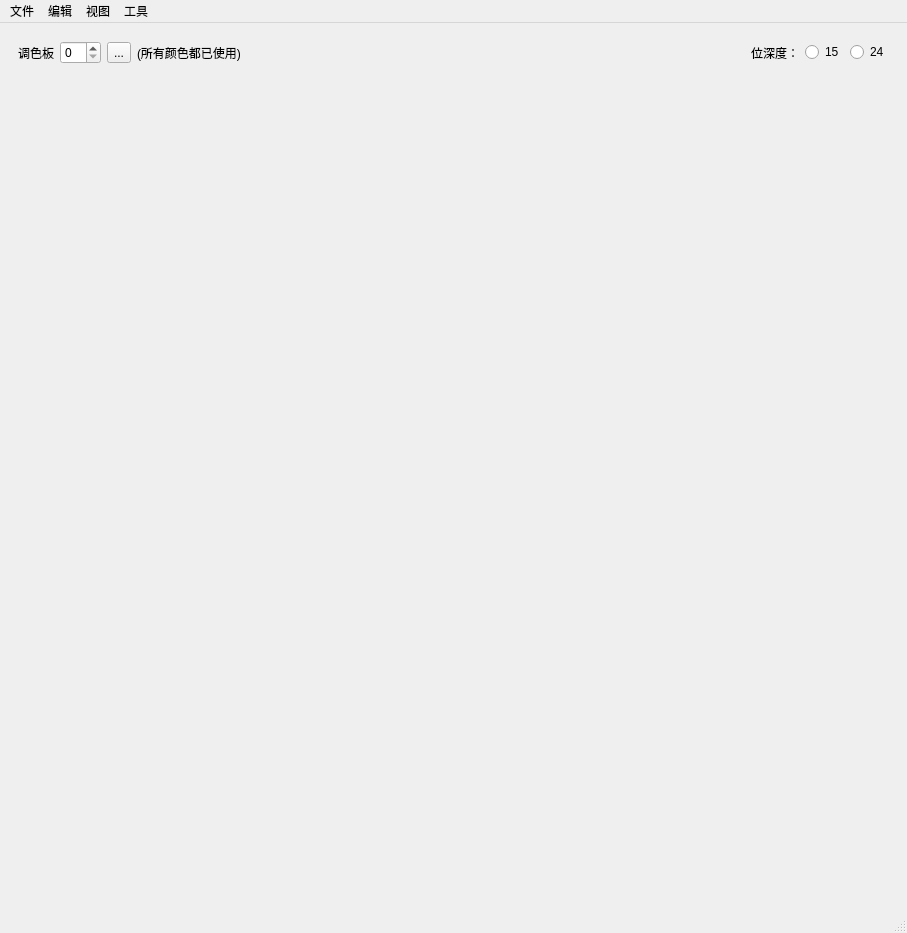
<?xml version="1.0" encoding="UTF-8"?>
<ui version="4.0">
 <class>PaletteEditor</class>
 <widget class="QMainWindow" name="PaletteEditor">
  <property name="geometry">
   <rect>
    <x>0</x>
    <y>0</y>
    <width>907</width>
    <height>933</height>
   </rect>
  </property>
  <property name="windowTitle">
   <string>调色板编辑器</string>
  </property>
  <widget class="QWidget" name="centralWidget">
   <layout class="QGridLayout" name="gridLayout_18">
    <item row="0" column="0">
     <widget class="QFrame" name="frame_Settings">
      <property name="frameShape">
       <enum>QFrame::Shape::NoFrame</enum>
      </property>
      <property name="frameShadow">
       <enum>QFrame::Shadow::Raised</enum>
      </property>
      <layout class="QHBoxLayout" name="horizontalLayout">
       <item>
        <widget class="QLabel" name="label_Palette">
         <property name="text">
          <string>调色板</string>
         </property>
        </widget>
       </item>
       <item>
        <widget class="QSpinBox" name="spinBox_PaletteId">
         <property name="focusPolicy">
          <enum>Qt::FocusPolicy::StrongFocus</enum>
         </property>
        </widget>
       </item>
       <item>
        <widget class="QToolButton" name="toolButton_ColorSearch">
         <property name="toolTip">
          <string>&lt;html&gt;&lt;head/&gt;&lt;body&gt;&lt;p&gt;打开搜索对话框，查找使用了特定颜色的图块集/地图块。&lt;/p&gt;&lt;/body&gt;&lt;/html&gt;</string>
         </property>
         <property name="text">
          <string>...</string>
         </property>
         <property name="icon">
          <iconset resource="../resources/images.qrc">
           <normaloff>:/icons/magnifier.ico</normaloff>:/icons/magnifier.ico</iconset>
         </property>
        </widget>
       </item>
       <item>
        <widget class="QLabel" name="label_AllColorsUsed">
         <property name="text">
          <string>(所有颜色都已使用)</string>
         </property>
        </widget>
       </item>
       <item>
        <spacer name="horizontalSpacer">
         <property name="orientation">
          <enum>Qt::Orientation::Horizontal</enum>
         </property>
         <property name="sizeHint" stdset="0">
          <size>
           <width>40</width>
           <height>20</height>
          </size>
         </property>
        </spacer>
       </item>
       <item>
        <widget class="QLabel" name="label_BitDepth">
         <property name="text">
          <string>位深度：</string>
         </property>
        </widget>
       </item>
       <item>
        <widget class="QRadioButton" name="bit_depth_15">
         <property name="text">
          <string>15</string>
         </property>
        </widget>
       </item>
       <item>
        <widget class="QRadioButton" name="bit_depth_24">
         <property name="text">
          <string>24</string>
         </property>
        </widget>
       </item>
      </layout>
     </widget>
    </item>
    <item row="1" column="0">
     <widget class="QScrollArea" name="scrollArea_Colors">
      <property name="frameShape">
       <enum>QFrame::Shape::NoFrame</enum>
      </property>
      <property name="widgetResizable">
       <bool>true</bool>
      </property>
      <widget class="QWidget" name="scrollAreaContents_Colors">
       <property name="geometry">
        <rect>
         <x>0</x>
         <y>0</y>
         <width>883</width>
         <height>779</height>
        </rect>
       </property>
       <layout class="QGridLayout" name="layout_Colors">
        <property name="leftMargin">
         <number>0</number>
        </property>
        <property name="topMargin">
         <number>0</number>
        </property>
        <property name="rightMargin">
         <number>0</number>
        </property>
        <property name="bottomMargin">
         <number>0</number>
        </property>
       </layout>
      </widget>
     </widget>
    </item>
   </layout>
  </widget>
  <widget class="QMenuBar" name="menubar">
   <property name="geometry">
    <rect>
     <x>0</x>
     <y>0</y>
     <width>907</width>
     <height>37</height>
    </rect>
   </property>
   <widget class="QMenu" name="menuFile">
    <property name="title">
     <string>文件</string>
    </property>
    <addaction name="actionImport_Palette"/>
   </widget>
   <widget class="QMenu" name="menuEdit">
    <property name="title">
     <string>编辑</string>
    </property>
    <addaction name="actionUndo"/>
    <addaction name="actionRedo"/>
   </widget>
   <widget class="QMenu" name="menuView">
    <property name="title">
     <string>视图</string>
    </property>
    <addaction name="actionShow_Unused_Colors"/>
   </widget>
   <widget class="QMenu" name="menuTools">
    <property name="title">
     <string>工具</string>
    </property>
    <addaction name="actionFind_Color_Usage"/>
   </widget>
   <addaction name="menuFile"/>
   <addaction name="menuEdit"/>
   <addaction name="menuView"/>
   <addaction name="menuTools"/>
  </widget>
  <widget class="QStatusBar" name="statusbar"/>
  <action name="actionUndo">
   <property name="enabled">
    <bool>false</bool>
   </property>
   <property name="text">
    <string>撤销</string>
   </property>
   <property name="shortcut">
    <string>Ctrl+Z</string>
   </property>
   <property name="shortcutContext">
    <enum>Qt::ShortcutContext::WindowShortcut</enum>
   </property>
   <property name="priority">
    <enum>QAction::Priority::NormalPriority</enum>
   </property>
  </action>
  <action name="actionRedo">
   <property name="enabled">
    <bool>false</bool>
   </property>
   <property name="text">
    <string>恢复</string>
   </property>
   <property name="shortcut">
    <string>Ctrl+Y</string>
   </property>
  </action>
  <action name="actionImport_Palette">
   <property name="text">
    <string>导入调色板</string>
   </property>
  </action>
  <action name="actionShow_Unused_Colors">
   <property name="checkable">
    <bool>true</bool>
   </property>
   <property name="text">
    <string>显示未使用的颜色</string>
   </property>
  </action>
  <action name="actionFind_Color_Usage">
   <property name="text">
    <string>查找颜色使用情况...</string>
   </property>
  </action>
 </widget>
 <resources>
  <include location="../resources/images.qrc"/>
 </resources>
 <connections/>
</ui>
